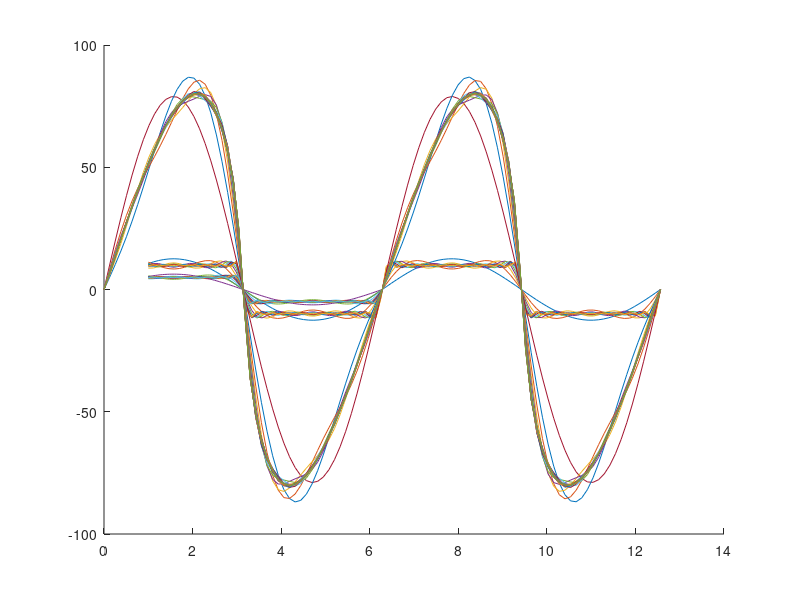

Write MATLAB code to recreate this figure.
clc;
clear all;
close all;
T = 2*pi;
W = (2*pi)/T;
t = linspace(1,4*pi,100);
N = 20;
sq_wave = zeros(1,length(t));
for n = 1:2:N
    sq_wave = sq_wave + (4/n*pi)*(sin(n*W*t));
    hold on;
    plot(t,sq_wave);
end
t = linspace(1,2*pi,100);
saw_wave = zeros(1,length(t));
for n = 1:2:N
    saw_wave = saw_wave + (2/n*pi)*(-1)^(n+1)*(sin(n*W*t));
    hold on;
    plot(t,saw_wave);
end
t = linspace(0,4*pi,100);
tri_wave = zeros(size(t));
for n = 1:1:N
    tri_wave = tri_wave + (8/n^2*pi^2)*(-1)^(n-1)*(sin(n*W*t));
    hold on;
    plot(t,tri_wave);
end
